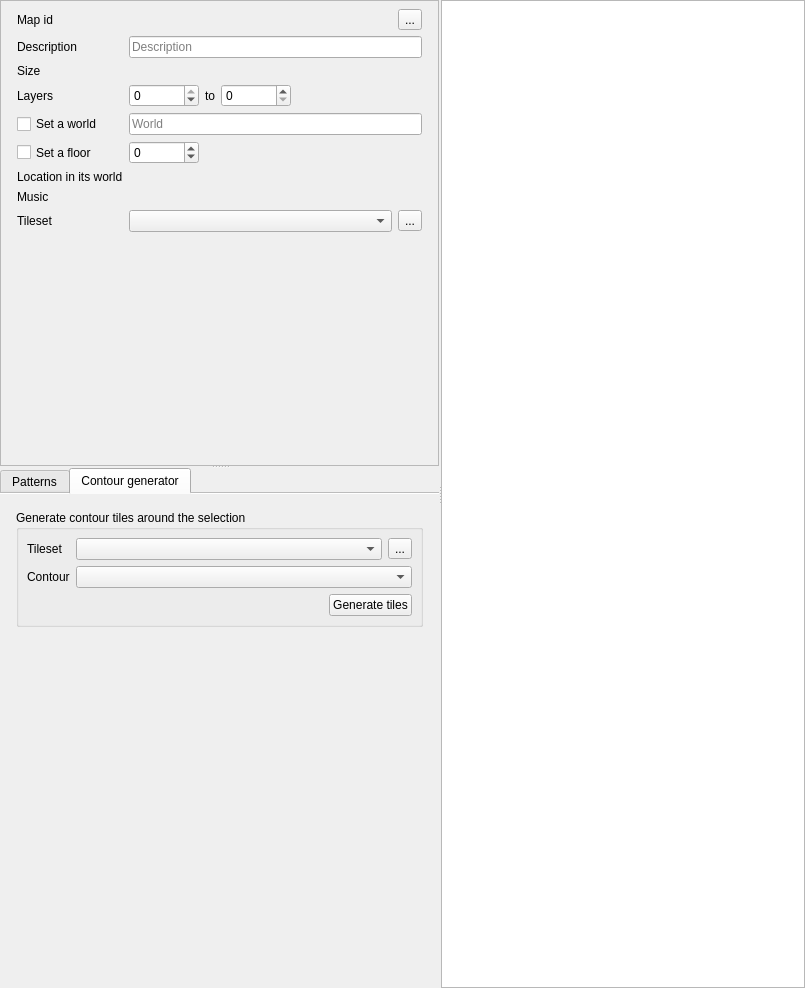
<?xml version="1.0" encoding="UTF-8"?>
<ui version="4.0">
 <class>SolarusEditor::MapEditor</class>
 <widget class="QWidget" name="SolarusEditor::MapEditor">
  <property name="geometry">
   <rect>
    <x>0</x>
    <y>0</y>
    <width>805</width>
    <height>988</height>
   </rect>
  </property>
  <property name="windowTitle">
   <string>Map editor</string>
  </property>
  <layout class="QHBoxLayout" name="horizontalLayout">
   <property name="spacing">
    <number>0</number>
   </property>
   <property name="leftMargin">
    <number>0</number>
   </property>
   <property name="topMargin">
    <number>0</number>
   </property>
   <property name="rightMargin">
    <number>0</number>
   </property>
   <property name="bottomMargin">
    <number>0</number>
   </property>
   <item>
    <widget class="QSplitter" name="splitter">
     <property name="orientation">
      <enum>Qt::Orientation::Horizontal</enum>
     </property>
     <property name="handleWidth">
      <number>2</number>
     </property>
     <widget class="QWidget" name="map_side_view" native="true">
      <property name="sizePolicy">
       <sizepolicy hsizetype="Ignored" vsizetype="Expanding">
        <horstretch>0</horstretch>
        <verstretch>0</verstretch>
       </sizepolicy>
      </property>
      <layout class="QVBoxLayout" name="verticalLayout_2">
       <property name="leftMargin">
        <number>0</number>
       </property>
       <property name="topMargin">
        <number>0</number>
       </property>
       <property name="rightMargin">
        <number>0</number>
       </property>
       <property name="bottomMargin">
        <number>0</number>
       </property>
       <item>
        <widget class="QSplitter" name="map_side_splitter">
         <property name="orientation">
          <enum>Qt::Orientation::Vertical</enum>
         </property>
         <property name="handleWidth">
          <number>2</number>
         </property>
         <widget class="QScrollArea" name="map_properties_scroll_area">
          <property name="widgetResizable">
           <bool>true</bool>
          </property>
          <widget class="QWidget" name="map_properties_view">
           <property name="geometry">
            <rect>
             <x>0</x>
             <y>0</y>
             <width>457</width>
             <height>503</height>
            </rect>
           </property>
           <property name="sizePolicy">
            <sizepolicy hsizetype="Expanding" vsizetype="Expanding">
             <horstretch>0</horstretch>
             <verstretch>0</verstretch>
            </sizepolicy>
           </property>
           <layout class="QFormLayout" name="formLayout">
            <property name="leftMargin">
             <number>16</number>
            </property>
            <property name="topMargin">
             <number>8</number>
            </property>
            <property name="rightMargin">
             <number>16</number>
            </property>
            <property name="bottomMargin">
             <number>16</number>
            </property>
            <item row="0" column="0">
             <widget class="QLabel" name="map_id_label">
              <property name="toolTip">
               <string/>
              </property>
              <property name="text">
               <string>Map id</string>
              </property>
             </widget>
            </item>
            <item row="0" column="1">
             <layout class="QHBoxLayout" name="horizontalLayout_2">
              <property name="leftMargin">
               <number>0</number>
              </property>
              <property name="topMargin">
               <number>0</number>
              </property>
              <property name="rightMargin">
               <number>0</number>
              </property>
              <property name="bottomMargin">
               <number>0</number>
              </property>
              <item>
               <widget class="QLabel" name="map_id_field">
                <property name="sizePolicy">
                 <sizepolicy hsizetype="Ignored" vsizetype="Preferred">
                  <horstretch>0</horstretch>
                  <verstretch>0</verstretch>
                 </sizepolicy>
                </property>
                <property name="toolTip">
                 <string>Filename of the map (without extension)</string>
                </property>
                <property name="text">
                 <string/>
                </property>
                <property name="textInteractionFlags">
                 <set>Qt::TextInteractionFlag::LinksAccessibleByMouse|Qt::TextInteractionFlag::TextSelectableByMouse</set>
                </property>
               </widget>
              </item>
              <item>
               <widget class="QToolButton" name="open_script_button">
                <property name="toolTip">
                 <string>Open map script (F4)</string>
                </property>
                <property name="text">
                 <string>...</string>
                </property>
                <property name="icon">
                 <iconset resource="../../resources/images.qrc">
                  <normaloff>:/images/icon_script.svg</normaloff>:/images/icon_script.svg</iconset>
                </property>
               </widget>
              </item>
             </layout>
            </item>
            <item row="1" column="0">
             <widget class="QLabel" name="description_label">
              <property name="toolTip">
               <string/>
              </property>
              <property name="text">
               <string>Description</string>
              </property>
             </widget>
            </item>
            <item row="1" column="1">
             <widget class="QLineEdit" name="description_field">
              <property name="sizePolicy">
               <sizepolicy hsizetype="Expanding" vsizetype="Fixed">
                <horstretch>0</horstretch>
                <verstretch>0</verstretch>
               </sizepolicy>
              </property>
              <property name="toolTip">
               <string>User-friendly description to show in the editor</string>
              </property>
              <property name="placeholderText">
               <string>Description</string>
              </property>
              <property name="clearButtonEnabled">
               <bool>true</bool>
              </property>
             </widget>
            </item>
            <item row="2" column="0">
             <widget class="QLabel" name="size_label">
              <property name="text">
               <string>Size</string>
              </property>
             </widget>
            </item>
            <item row="2" column="1">
             <widget class="SolarusEditor::PairSpinBox" name="size_field" native="true"/>
            </item>
            <item row="3" column="0">
             <widget class="QLabel" name="layers_label">
              <property name="text">
               <string>Layers</string>
              </property>
             </widget>
            </item>
            <item row="3" column="1">
             <layout class="QHBoxLayout" name="horizontal_layout_6">
              <property name="leftMargin">
               <number>0</number>
              </property>
              <property name="topMargin">
               <number>0</number>
              </property>
              <property name="rightMargin">
               <number>0</number>
              </property>
              <property name="bottomMargin">
               <number>0</number>
              </property>
              <item>
               <widget class="QSpinBox" name="min_layer_field">
                <property name="minimumSize">
                 <size>
                  <width>70</width>
                  <height>0</height>
                 </size>
                </property>
                <property name="maximumSize">
                 <size>
                  <width>70</width>
                  <height>16777215</height>
                 </size>
                </property>
                <property name="minimum">
                 <number>-9999</number>
                </property>
                <property name="maximum">
                 <number>0</number>
                </property>
               </widget>
              </item>
              <item>
               <widget class="QLabel" name="layer_range_label">
                <property name="text">
                 <string>to</string>
                </property>
               </widget>
              </item>
              <item>
               <widget class="QSpinBox" name="max_layer_field">
                <property name="minimumSize">
                 <size>
                  <width>70</width>
                  <height>0</height>
                 </size>
                </property>
                <property name="maximumSize">
                 <size>
                  <width>70</width>
                  <height>16777215</height>
                 </size>
                </property>
                <property name="maximum">
                 <number>9999</number>
                </property>
               </widget>
              </item>
              <item>
               <spacer name="horizontal_spacer">
                <property name="orientation">
                 <enum>Qt::Orientation::Horizontal</enum>
                </property>
                <property name="sizeHint" stdset="0">
                 <size>
                  <width>0</width>
                  <height>0</height>
                 </size>
                </property>
               </spacer>
              </item>
             </layout>
            </item>
            <item row="4" column="0">
             <widget class="QCheckBox" name="world_check_box">
              <property name="sizePolicy">
               <sizepolicy hsizetype="Minimum" vsizetype="Preferred">
                <horstretch>0</horstretch>
                <verstretch>0</verstretch>
               </sizepolicy>
              </property>
              <property name="text">
               <string>Set a world</string>
              </property>
             </widget>
            </item>
            <item row="4" column="1">
             <widget class="QLineEdit" name="world_field">
              <property name="toolTip">
               <string>A name to group maps together</string>
              </property>
              <property name="placeholderText">
               <string>World</string>
              </property>
              <property name="clearButtonEnabled">
               <bool>true</bool>
              </property>
             </widget>
            </item>
            <item row="5" column="0">
             <widget class="QCheckBox" name="floor_check_box">
              <property name="sizePolicy">
               <sizepolicy hsizetype="Minimum" vsizetype="Preferred">
                <horstretch>0</horstretch>
                <verstretch>0</verstretch>
               </sizepolicy>
              </property>
              <property name="text">
               <string>Set a floor</string>
              </property>
             </widget>
            </item>
            <item row="5" column="1">
             <layout class="QHBoxLayout" name="horizontal_layout_4">
              <property name="leftMargin">
               <number>0</number>
              </property>
              <property name="topMargin">
               <number>0</number>
              </property>
              <property name="rightMargin">
               <number>0</number>
              </property>
              <property name="bottomMargin">
               <number>0</number>
              </property>
              <item>
               <widget class="QSpinBox" name="floor_field">
                <property name="minimumSize">
                 <size>
                  <width>70</width>
                  <height>0</height>
                 </size>
                </property>
                <property name="maximumSize">
                 <size>
                  <width>70</width>
                  <height>16777215</height>
                 </size>
                </property>
                <property name="toolTip">
                 <string>Floor number of the map</string>
                </property>
                <property name="minimum">
                 <number>-9999</number>
                </property>
                <property name="maximum">
                 <number>9999</number>
                </property>
               </widget>
              </item>
              <item>
               <spacer name="horizontal_spacer_3">
                <property name="orientation">
                 <enum>Qt::Orientation::Horizontal</enum>
                </property>
                <property name="sizeHint" stdset="0">
                 <size>
                  <width>0</width>
                  <height>0</height>
                 </size>
                </property>
               </spacer>
              </item>
             </layout>
            </item>
            <item row="6" column="0">
             <widget class="QLabel" name="location_label">
              <property name="text">
               <string>Location in its world</string>
              </property>
              <property name="wordWrap">
               <bool>true</bool>
              </property>
             </widget>
            </item>
            <item row="6" column="1">
             <widget class="SolarusEditor::PairSpinBox" name="location_field" native="true"/>
            </item>
            <item row="8" column="0">
             <widget class="QLabel" name="music_label">
              <property name="text">
               <string>Music</string>
              </property>
             </widget>
            </item>
            <item row="8" column="1">
             <widget class="SolarusEditor::MusicChooser" name="music_field" native="true"/>
            </item>
            <item row="9" column="0">
             <widget class="QLabel" name="tileset_label">
              <property name="text">
               <string>Tileset</string>
              </property>
             </widget>
            </item>
            <item row="9" column="1">
             <layout class="QHBoxLayout" name="horizontalLayout_4">
              <property name="leftMargin">
               <number>0</number>
              </property>
              <property name="topMargin">
               <number>0</number>
              </property>
              <property name="rightMargin">
               <number>0</number>
              </property>
              <property name="bottomMargin">
               <number>0</number>
              </property>
              <item>
               <widget class="SolarusEditor::ResourceSelector" name="tileset_field">
                <property name="toolTip">
                 <string>Tileset of the map</string>
                </property>
               </widget>
              </item>
              <item>
               <widget class="QToolButton" name="tileset_edit_button">
                <property name="text">
                 <string>...</string>
                </property>
                <property name="icon">
                 <iconset resource="../../resources/images.qrc">
                  <normaloff>:/images/icon_edit.svg</normaloff>:/images/icon_edit.svg</iconset>
                </property>
               </widget>
              </item>
             </layout>
            </item>
            <item row="10" column="0" colspan="2">
             <spacer name="verticalSpacer_2">
              <property name="orientation">
               <enum>Qt::Orientation::Vertical</enum>
              </property>
              <property name="sizeType">
               <enum>QSizePolicy::Policy::Expanding</enum>
              </property>
              <property name="sizeHint" stdset="0">
               <size>
                <width>0</width>
                <height>0</height>
               </size>
              </property>
             </spacer>
            </item>
           </layout>
          </widget>
         </widget>
         <widget class="QTabWidget" name="tileset_tab_widget">
          <property name="currentIndex">
           <number>1</number>
          </property>
          <property name="documentMode">
           <bool>true</bool>
          </property>
          <widget class="QWidget" name="patterns_tab">
           <attribute name="icon">
            <iconset resource="../../resources/images.qrc">
             <normaloff>:/images/icon_tile.svg</normaloff>:/images/icon_tile.svg</iconset>
           </attribute>
           <attribute name="title">
            <string>Patterns</string>
           </attribute>
           <layout class="QVBoxLayout" name="verticalLayout">
            <property name="leftMargin">
             <number>16</number>
            </property>
            <property name="topMargin">
             <number>16</number>
            </property>
            <property name="rightMargin">
             <number>16</number>
            </property>
            <property name="bottomMargin">
             <number>19</number>
            </property>
            <item>
             <layout class="QHBoxLayout" name="horizontal_layout_8">
              <property name="leftMargin">
               <number>0</number>
              </property>
              <property name="topMargin">
               <number>0</number>
              </property>
              <property name="rightMargin">
               <number>0</number>
              </property>
              <property name="bottomMargin">
               <number>0</number>
              </property>
              <item>
               <widget class="SolarusEditor::ResourceSelector" name="patterns_tileset_field">
                <property name="toolTip">
                 <string>Tileset of the map</string>
                </property>
               </widget>
              </item>
              <item>
               <widget class="QToolButton" name="patterns_tileset_edit_button">
                <property name="toolTip">
                 <string>Edit tileset (Ctrl-T)</string>
                </property>
                <property name="text">
                 <string>...</string>
                </property>
                <property name="icon">
                 <iconset resource="../../resources/images.qrc">
                  <normaloff>:/images/icon_edit.svg</normaloff>:/images/icon_edit.svg</iconset>
                </property>
                <property name="shortcut">
                 <string>Ctrl+T</string>
                </property>
               </widget>
              </item>
             </layout>
            </item>
            <item>
             <widget class="SolarusEditor::TilesetView" name="tileset_view">
              <property name="sizePolicy">
               <sizepolicy hsizetype="Expanding" vsizetype="Expanding">
                <horstretch>0</horstretch>
                <verstretch>0</verstretch>
               </sizepolicy>
              </property>
             </widget>
            </item>
           </layout>
          </widget>
          <widget class="QWidget" name="border_sets_tab">
           <attribute name="icon">
            <iconset resource="../../resources/images.qrc">
             <normaloff>:/images/icon_border_set.svg</normaloff>:/images/icon_border_set.svg</iconset>
           </attribute>
           <attribute name="title">
            <string>Contour generator</string>
           </attribute>
           <layout class="QVBoxLayout" name="verticalLayout_3">
            <property name="leftMargin">
             <number>16</number>
            </property>
            <property name="topMargin">
             <number>16</number>
            </property>
            <property name="rightMargin">
             <number>16</number>
            </property>
            <property name="bottomMargin">
             <number>19</number>
            </property>
            <item>
             <widget class="QGroupBox" name="groupBox">
              <property name="title">
               <string>Generate contour tiles around the selection</string>
              </property>
              <layout class="QVBoxLayout" name="verticalLayout_4">
               <property name="leftMargin">
                <number>8</number>
               </property>
               <property name="topMargin">
                <number>8</number>
               </property>
               <property name="rightMargin">
                <number>8</number>
               </property>
               <property name="bottomMargin">
                <number>8</number>
               </property>
               <item>
                <layout class="QFormLayout" name="formLayout_2">
                 <property name="leftMargin">
                  <number>0</number>
                 </property>
                 <property name="topMargin">
                  <number>0</number>
                 </property>
                 <property name="rightMargin">
                  <number>0</number>
                 </property>
                 <property name="bottomMargin">
                  <number>0</number>
                 </property>
                 <item row="0" column="0">
                  <widget class="QLabel" name="label_2">
                   <property name="text">
                    <string>Tileset</string>
                   </property>
                  </widget>
                 </item>
                 <item row="0" column="1">
                  <layout class="QHBoxLayout" name="horizontal_layout_7">
                   <property name="leftMargin">
                    <number>0</number>
                   </property>
                   <property name="topMargin">
                    <number>0</number>
                   </property>
                   <property name="rightMargin">
                    <number>0</number>
                   </property>
                   <property name="bottomMargin">
                    <number>0</number>
                   </property>
                   <item>
                    <widget class="SolarusEditor::ResourceSelector" name="border_set_tileset_field">
                     <property name="toolTip">
                      <string>Tileset of the map</string>
                     </property>
                    </widget>
                   </item>
                   <item>
                    <widget class="QToolButton" name="border_set_tileset_edit_button">
                     <property name="toolTip">
                      <string>Edit tileset (Ctrl-T)</string>
                     </property>
                     <property name="text">
                      <string>...</string>
                     </property>
                     <property name="icon">
                      <iconset resource="../../resources/images.qrc">
                       <normaloff>:/images/icon_edit.svg</normaloff>:/images/icon_edit.svg</iconset>
                     </property>
                     <property name="shortcut">
                      <string>Ctrl+T</string>
                     </property>
                    </widget>
                   </item>
                  </layout>
                 </item>
                 <item row="1" column="0">
                  <widget class="QLabel" name="label">
                   <property name="text">
                    <string>Contour</string>
                   </property>
                  </widget>
                 </item>
                 <item row="1" column="1">
                  <widget class="SolarusEditor::BorderSetSelector" name="border_set_field">
                   <property name="iconSize">
                    <size>
                     <width>32</width>
                     <height>32</height>
                    </size>
                   </property>
                  </widget>
                 </item>
                </layout>
               </item>
               <item>
                <layout class="QHBoxLayout" name="horizontalLayout_3">
                 <property name="leftMargin">
                  <number>0</number>
                 </property>
                 <property name="topMargin">
                  <number>0</number>
                 </property>
                 <property name="rightMargin">
                  <number>0</number>
                 </property>
                 <property name="bottomMargin">
                  <number>0</number>
                 </property>
                 <item>
                  <spacer name="horizontalSpacer">
                   <property name="orientation">
                    <enum>Qt::Orientation::Horizontal</enum>
                   </property>
                   <property name="sizeHint" stdset="0">
                    <size>
                     <width>0</width>
                     <height>0</height>
                    </size>
                   </property>
                  </spacer>
                 </item>
                 <item>
                  <widget class="QPushButton" name="generate_borders_button">
                   <property name="toolTip">
                    <string>Generate contour tiles around the selection (Ctrl+B)</string>
                   </property>
                   <property name="text">
                    <string>Generate tiles</string>
                   </property>
                   <property name="icon">
                    <iconset resource="../../resources/images.qrc">
                     <normaloff>:/images/icon_stars.svg</normaloff>:/images/icon_stars.svg</iconset>
                   </property>
                  </widget>
                 </item>
                </layout>
               </item>
              </layout>
             </widget>
            </item>
            <item>
             <spacer name="verticalSpacer">
              <property name="orientation">
               <enum>Qt::Orientation::Vertical</enum>
              </property>
              <property name="sizeHint" stdset="0">
               <size>
                <width>0</width>
                <height>0</height>
               </size>
              </property>
             </spacer>
            </item>
           </layout>
          </widget>
         </widget>
        </widget>
       </item>
      </layout>
     </widget>
     <widget class="QWidget" name="layoutWidget">
      <layout class="QVBoxLayout" name="entity_creation_layout">
       <property name="spacing">
        <number>0</number>
       </property>
       <property name="leftMargin">
        <number>0</number>
       </property>
       <property name="topMargin">
        <number>0</number>
       </property>
       <property name="rightMargin">
        <number>0</number>
       </property>
       <property name="bottomMargin">
        <number>0</number>
       </property>
       <item>
        <widget class="SolarusEditor::MapView" name="map_view"/>
       </item>
      </layout>
     </widget>
    </widget>
   </item>
  </layout>
 </widget>
 <customwidgets>
  <customwidget>
   <class>SolarusEditor::ResourceSelector</class>
   <extends>QComboBox</extends>
   <header>include/widgets/resource_selector.h</header>
  </customwidget>
  <customwidget>
   <class>SolarusEditor::PairSpinBox</class>
   <extends>QWidget</extends>
   <header>widgets/pair_spin_box.h</header>
   <container>1</container>
  </customwidget>
  <customwidget>
   <class>SolarusEditor::TilesetView</class>
   <extends>QGraphicsView</extends>
   <header>widgets/tileset_view.h</header>
  </customwidget>
  <customwidget>
   <class>SolarusEditor::MapView</class>
   <extends>QGraphicsView</extends>
   <header>widgets/map_view.h</header>
  </customwidget>
  <customwidget>
   <class>SolarusEditor::MusicChooser</class>
   <extends>QWidget</extends>
   <header>widgets/music_chooser.h</header>
   <container>1</container>
  </customwidget>
  <customwidget>
   <class>SolarusEditor::BorderSetSelector</class>
   <extends>QComboBox</extends>
   <header>widgets/border_set_selector.h</header>
  </customwidget>
 </customwidgets>
 <resources>
  <include location="../../resources/images.qrc"/>
 </resources>
 <connections/>
</ui>
